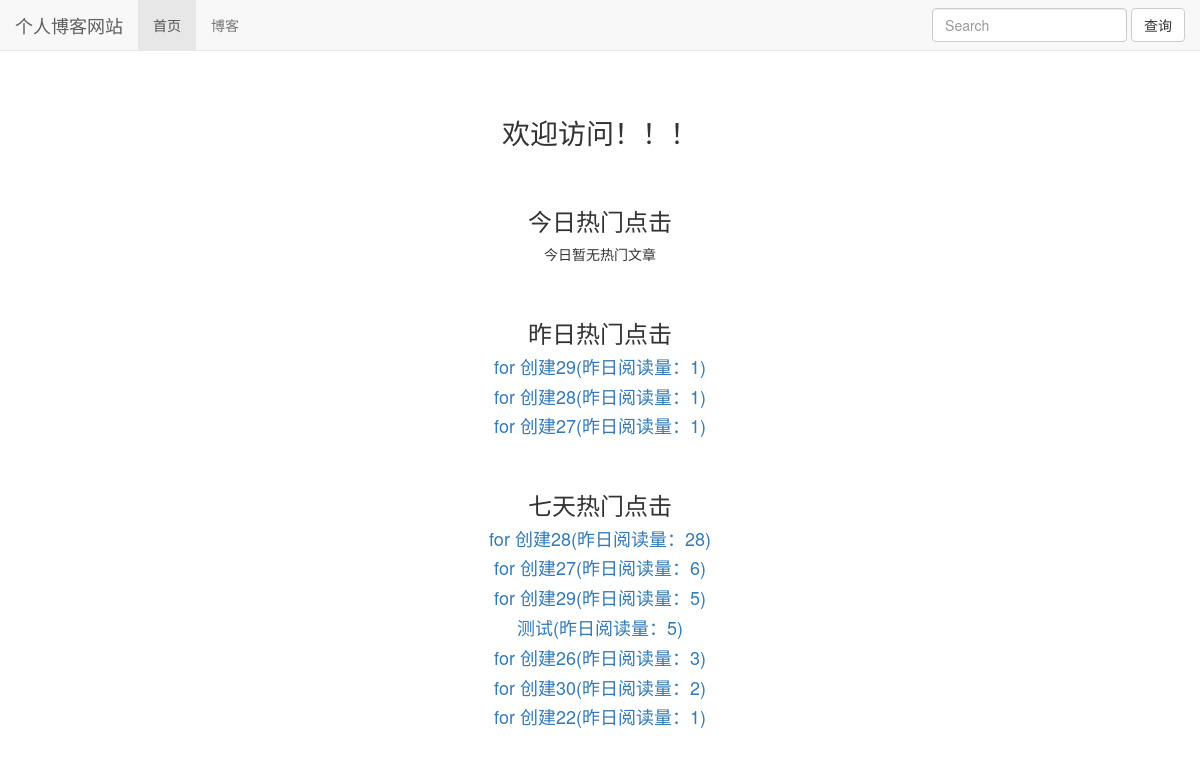
The app's page /, older data.
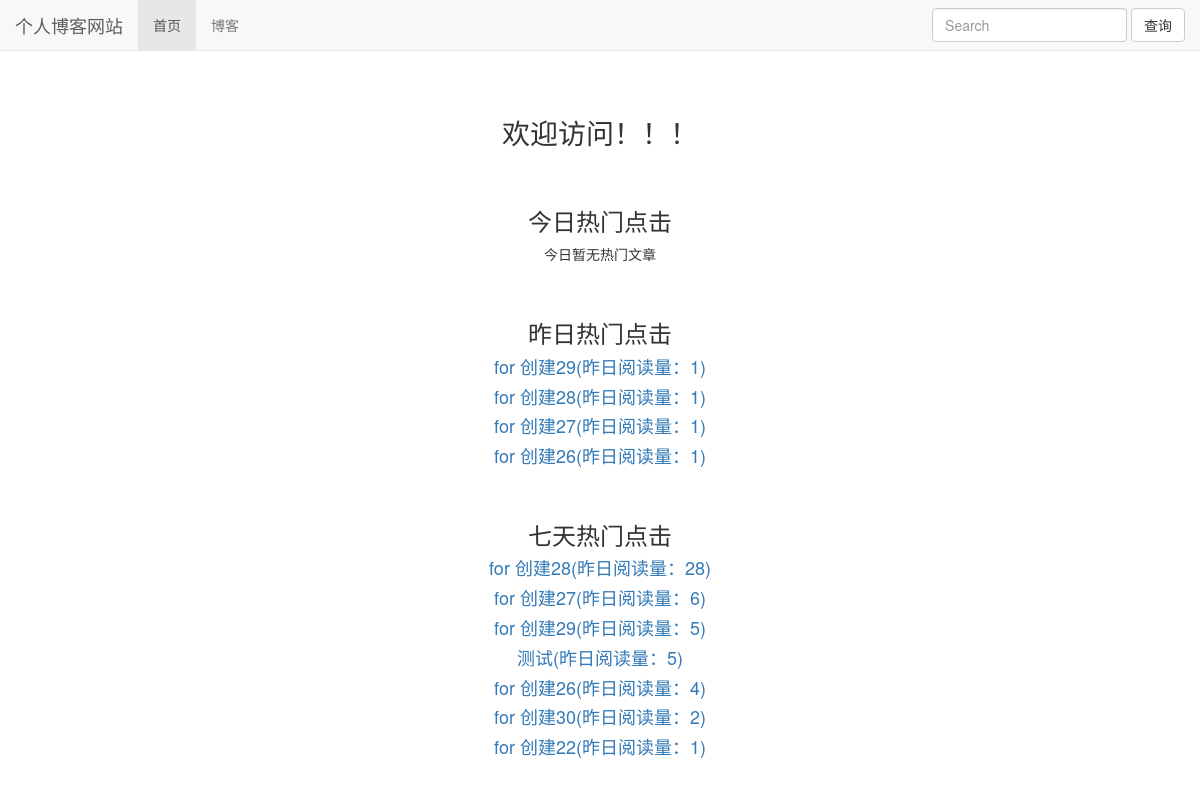
The same page, newer data.
### read_statistics/models.py (models this page shows)
class ReadDetail(models.Model):
    date = models.DateField(default=timezone.now)
    read_num = models.IntegerField(default=0)
    content_type = models.ForeignKey(ContentType, on_delete=models.DO_NOTHING)
    object_id = models.PositiveIntegerField()
    content_object = GenericForeignKey('content_type', 'object_id')

### blog/models.py (models this page shows, shortened)
class Blog(models.Model):
    tittle = models.CharField(max_length=50)
    blogtype = models.ForeignKey(BlogType,on_delete=models.DO_NOTHING)
    author = models.ForeignKey(User,on_delete=models.DO_NOTHING)
    content = RichTextUploadingField()
    readDetail = GenericRelation(ReadDetail)
    created_time = models.DateTimeField(auto_now_add=True)
    last_update_time = models.DateTimeField(auto_now=True)
    class Meta:
        ordering=['-created_time',]

### mysite/views.py (the view)
# urls.py: 2. Add a URL to urlpatterns:  path('', views.home, name='home')
def home(request):
    blog_content_type = ContentType.objects.get_for_model(Blog)
    sever_read_date, dates = get_seven_read_data(blog_content_type)
    sevendays_hot_read_data = cache.get('sevendays_hot_read_data')
    if sevendays_hot_read_data is None:
        sevendays_hot_read_data = get_sevendays_hot_read_data()
        cache.set('sevendays_hot_read_data', sevendays_hot_read_data, 60 * 60)
    else:
        print("使用缓存获取数据")
    context = {}
    context['sever_read_date'] = sever_read_date
    context['hot_read_data'] = get_today_hot_read_data(blog_content_type)
    context['yestoday_hot_read_data'] = get_yestoday_hot_read_data(blog_content_type)
    context['sevendays_hot_read_data'] = sevendays_hot_read_data
    context['dates'] = dates
    return render(request,"home.html", context)

### mysite/views.py (called while the page is built)
def get_sevendays_hot_read_data():
    today = timezone.now().date()
    date = today - datetime.timedelta(days=7)
    blogs = Blog.objects.filter(readDetail__date__lt=today, readDetail__date__gte=date).values('pk', 'tittle') \
        .annotate(read_num_sum=Sum('readDetail__read_num')) \
        .order_by('-read_num_sum')
    return blogs[:7]

### read_statistics/utils.py (called while the page is built)
def get_seven_read_data(content_type):
    today = timezone.now().date()
    read_nums = []
    dates = []
    for i in range(7,0,-1):
        date = today - datetime.timedelta(days=i)
        dates.append(date.strftime('%m/%d'))
        readDetail = ReadDetail.objects.filter(content_type=content_type,date=date)
        result = readDetail.aggregate(read_num_sum = Sum('read_num'))
        read_nums.append(result['read_num_sum'] or 0)
    return read_nums,dates

def get_today_hot_read_data(content_type):
    today = timezone.now().date()
    readDetail = ReadDetail.objects.filter(content_type=content_type, date=today).order_by('-read_num')
    return readDetail[:7]

def get_yestoday_hot_read_data(content_type):
    today = timezone.now().date()
    yestoday = today - datetime.timedelta(days=1)
    readDetail = ReadDetail.objects.filter(content_type=content_type, date=yestoday).order_by('-read_num')
    return readDetail[:7]

### templates/home.html (shortened to what this page needs)
{% extends 'base.html' %}
{% load staticfiles %}
{% block head_extand %}
    <link rel="stylesheet" href="{% static 'home.css' %}">
{% endblock %}
{% block nav_home_active %}active{% endblock %}
{% block content %}
    <p class="home-content">
        欢迎访问！！！
        <div class="hot-blog">
            <h3>今日热门点击</h3>
            <ul>
                {% for hot_blog_detail in hot_read_data %}
                    <li><h4><a href="{% url 'blog_detail' hot_blog_detail.object_id %}">{{ hot_blog_detail.content_object.tittle }}(今日阅读量：{{ hot_blog_detail.read_num }})</a></h4></li>
                {% empty %}
                    今日暂无热门文章
                {% endfor %}
            </ul>
        </div>
        <div class="hot-blog">
                <h3>昨日热门点击</h3>
                <ul>
                    {% for yestoday_hot_blog_detail in yestoday_hot_read_data %}
                        <li><h4><a href="{% url 'blog_detail' yestoday_hot_blog_detail.object_id %}">{{ yestoday_hot_blog_detail.content_object.tittle }}(昨日阅读量：{{ yestoday_hot_blog_detail.read_num }})</a></h4></li>
                    {% empty %}
                        昨日无热门文章
                    {% endfor %}
                </ul>
        </div>
        <div class="hot-blog">
                <h3>七天热门点击</h3>
                <ul>
                    {% for hot_blog in sevendays_hot_read_data %}
                        <li><h4><a href="{% url 'blog_detail' hot_blog.pk %}">{{ hot_blog.tittle }}(昨日阅读量：{{ hot_blog.read_num_sum }})</a></h4></li>
                    {% empty %}
                        近七天暂无热门文章
                    {% endfor %}
                </ul>
        </div>
    </p>
{% endblock %}

### templates/base.html (shortened to what this page needs)
{% load staticfiles  %}
<!DOCTYPE html>
<html lang="zh-CN">
<head>
    <link rel="stylesheet" href="{% static 'base.css' %}">
    <link rel="stylesheet" href="{% static 'bootstrap-3.3.7/css/bootstrap.min.css' %}">
    {% block head_extand %}{% endblock %}
</head>
<body>
    <nav class="navbar navbar-default navbar-fixed-top">
      <div class="container-fluid">
        <div class="navbar-header">
          <a class="navbar-brand" href="/">个人博客网站</a>
        </div>
        <div class="collapse navbar-collapse" id="bs-example-navbar-collapse-1">
          <ul class="nav navbar-nav">
              <li class="{% block nav_home_active %}{% endblock %}"><a href="{% url 'home' %}">首页</a></li>
              <li class="{% block nav_blog_active %}{% endblock %}"><a href="{% url 'blog_list' %}">博客</a></li>
          </ul>
          <form class="navbar-form navbar-right">
            <div class="form-group">
              <input type="text" class="form-control" placeholder="Search">
            </div>
            <button type="submit" class="btn btn-default">查询</button>
          </form>
        </div>
      </div>
    </nav>
    {% block content %}{% endblock %}
</body>
</html>

### static/base.css (style rules this page uses)
* { margin: 0; padding: 0; }
body { margin-top: 80px!important; }

### static/home.css (style rules this page uses)
.home-content { font-size: 200%; text-align: center; margin-top: 4em; margin-bottom: 2em; }
div.hot-blog { text-align: center; margin-top: 4em; margin-bottom: 2em; }

Row changes from the older to the newer data that the page shows:
added ReadDetail: content_object.tittle "for 创建26", read_num "1"
Text that changed along with them:
new list line: "for 创建26 (昨日阅读量： 4 )"
list line gone: "for 创建26 (昨日阅读量： 3 )"
